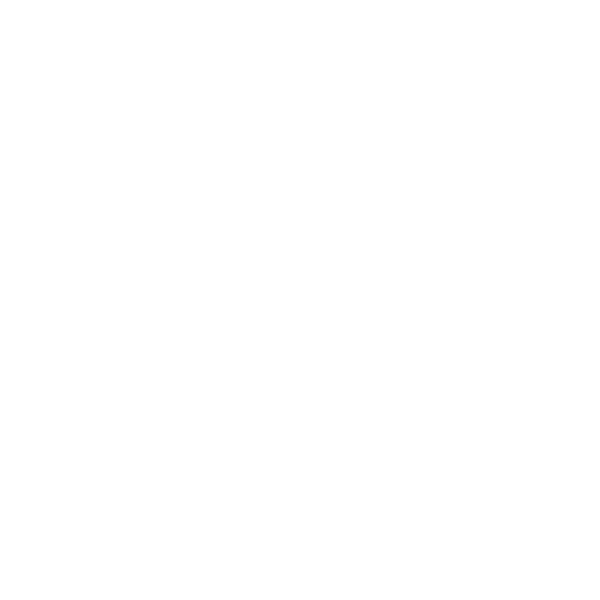
Frame 1 (no input)
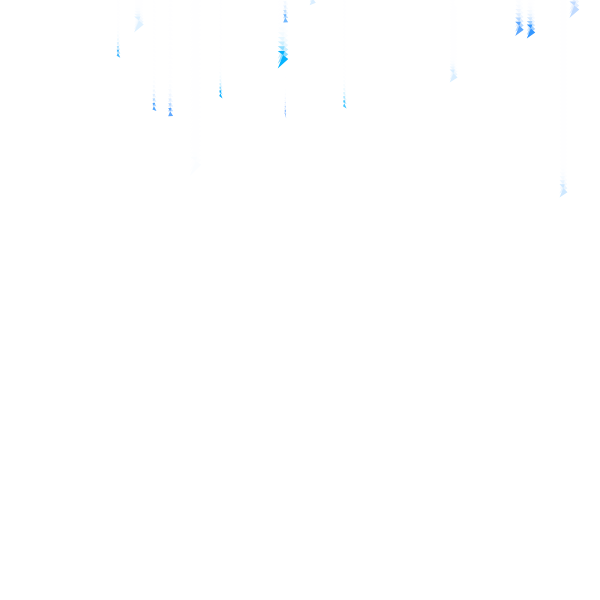
Frame 60 (no input)
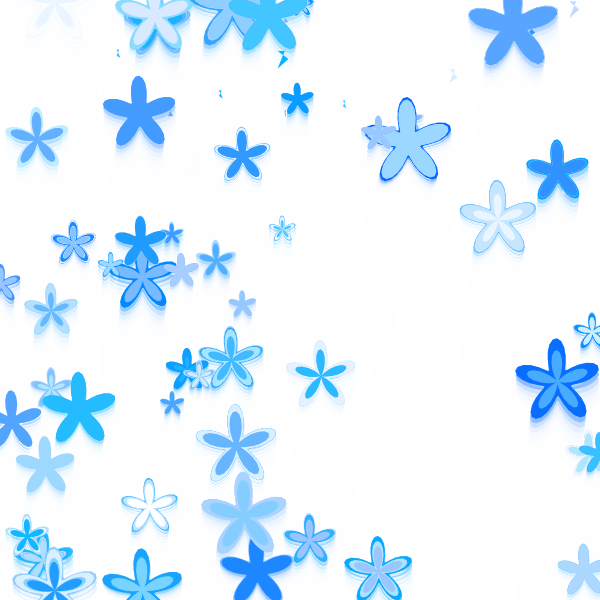
Frame 120 (the mouse pressed at the canvas centre since frame 60)

The p5.js sketch that drew these frames (run headless with seeded random() and noise() and a simulated clock; from frame 60 on, the mouse is pressed at the canvas centre):

// p5.js sketch
// ── sketch.js
let particles = [];
let isMoving = true;
let flowers = [];

function setup() {
  colorMode(HSB, 100);
  createCanvas(600, 600);

  // generate particles
  // for (let i = 0; i < NUM_OF_PARTICLES; i++) {
  //   particles[i] = new Particle(random(width), 0);
  // }
  // for (let i = 0; i < 40; i++) {
  //   flowers[i] = new Flowers(random(width), random(height), random(0.2, 0.5));
  // }
}

function draw() {
  background(255, 55);

  if (particles.length < 500 && mouseIsPressed == false) {
    particles.push(
      new Particle(random(width), random(-height, 0), random(5, 40))
    );
  }
  for (let i = 0; i < 1; i++) {
    if (particles[i].y > height) {
      particles.splice(i, 1);
    }
  }

  // update and display
  for (let i = 0; i < particles.length; i++) {
    let p = particles[i];
    p.verticalmove();
    //p.reappear();
    p.display();
  }
  
  
  for (let i = 0; i < 50; i++) {
    flowers.push (
      new Flowers(random(width), random(height), random(0.1, 0.4))
    );
  }
  if (isMoving == false) {
    for (let i = 0; i < 50; i++) {
      flowers[i].show();
      flowers[i].verticalmove();
      flowers[i].reappear();
    }
  }
}

// (optional) Design interaction by using Mouse or Keyboard;
// For example:
function mousePressed() {
  // generate an object when mousePressed at the mouse position;
  // and push it to the end of the array "particles"
  // particles.push(new Particle(mouseX, mouseY));

  for (let i = 0; i < particles.length; i++) {
    particles[i].verticalstop();
  }
   isMoving = false;
  console.log(particles.length);
  
  
  
  for (let i = 0; i < 1; i++) {
    if (flowers[i].y < 0) {
      flowers.splice(i, 1);
    }
  }
}

function mouseReleased() {
 //  isMoving = true;
  
  for (let i of flowers){
    i.ySpd *= -1;
  }
  for (let i of particles){
    i.ySpd = i.cache;
  }
  
  particles.push(
      new Particle(random(width), random(-height, 0), random(5, 40))
    );
  

}
//

class Particle {
  // constructor function
  constructor(x, y, s) {
    // properties
    this.x = x;
    this.y = y;
    this.s = s;
    this.size = random(5, 8);
    this.circlepo = random(-10, 10);
    this.color = random(55, 60);
    this.colorsaturation = random(0, 100);
    this.xSpd = 0;
    this.ySpd = random(2, 5);
    this.cache = this.ySpd;
  }

  // methods (functions)
  display() {
    // particle's appearance
    push();
    translate(this.x, this.y);
    fill(this.color, this.colorsaturation, 100);
    noStroke();
    //circle(this.circlepo,this.circlepo, this.size);
    beginShape();
    vertex(this.s * 0.5, 0);
    vertex(this.s * 1, 0);
    vertex(this.s * 1.3, 8);
    vertex(this.s * 1, this.s * 0.5);
    vertex(this.s * 1.2, 0);
    endShape();

    pop();
  }
  // Implement (at least three) more methods(functions) for the particle's behaviors, for example:
  verticalmove() {
    this.x += this.xSpd;
    this.y += this.ySpd;
  }
  verticalstop() {
    this.ySpd = 0;
  }

  checkClick() {}
  reappear() {
    if (this.x < 0) {
      this.x = width;
    } else if (this.x > width) {
      this.x = 0;
    }
    if (this.y < 0) {
      this.y = height;
    } else if (this.y > height) {
      this.y = 0;
    }
  }
}

class Flowers {
  // constructor function
  constructor(x, y, r) {
    // properties

    // this.x = width / 2;
    // this.y = height / 2;
    this.x = x;
    this.y = y;
    this.r = r;
    this.xSpd = 0;
    this.ySpd = -random(2, 5);
    this.radius = [];
    this.color = [];
    this.colorsaturation = [];
    for (let i = 0; i < 10; i++) {
      this.radius[i] = random(50, 100);
      this.color[i] = random(55, 60);
      this.colorsaturation[i] = random(0, 100);
    }
  }

  // methods (functions)
  show() {
    // particle's appearance
    push();
    translate(this.x, this.y);
    noStroke();
    //fill(this.color[i], this.colorsaturation, 100);
    //beginShape();
    for (let i = 0; i < 40; i++) {
      fill(this.color[i], this.colorsaturation[i], 100);
      beginShape();
      for (let a = 0; a < TWO_PI; a += 0.1) {
        let offset = map(sin(a * 5 + frameCount * 0.08), -1, 1, -60, 20);
        let r = this.radius[i] + offset;
        let x = this.r*r * cos(a);
        let y = this.r*r * sin(a);
        vertex(x, y);
      }
      endShape();
    }
    pop();
  }
  // Implement (at least three) more methods(functions) for the particle's behaviors, for example:
  verticalmove() {
    this.x += this.xSpd;
    this.y += this.ySpd;
  }
  reappear() {
    if (this.x < 0) {
      this.x = width;
    } else if (this.x > width) {
      this.x = 0;
    }
    if (this.y < 0) {
      this.y = height;
    } else if (this.y > height) {
      this.y = 0;
    }
  }
}
